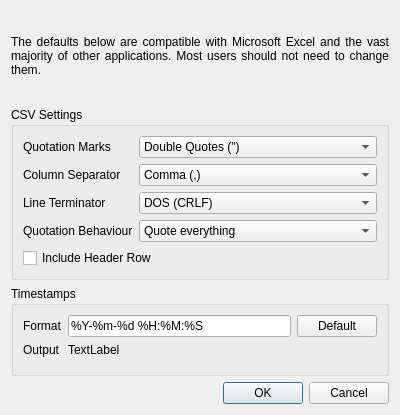
<?xml version="1.0" encoding="UTF-8"?>
<ui version="4.0">
 <class>ExportCsvDialog</class>
 <widget class="QDialog" name="ExportCsvDialog">
  <property name="geometry">
   <rect>
    <x>0</x>
    <y>0</y>
    <width>400</width>
    <height>415</height>
   </rect>
  </property>
  <property name="windowTitle">
   <string>CSV Export</string>
  </property>
  <layout class="QVBoxLayout" name="verticalLayout">
   <item>
    <widget class="QLabel" name="label_3">
     <property name="text">
      <string>The defaults below are compatible with Microsoft Excel and the vast majority of other applications. Most users should not need to change them.</string>
     </property>
     <property name="alignment">
      <set>Qt::AlignJustify|Qt::AlignVCenter</set>
     </property>
     <property name="wordWrap">
      <bool>true</bool>
     </property>
    </widget>
   </item>
   <item>
    <widget class="QGroupBox" name="csv_settings_group">
     <property name="title">
      <string>CSV Settings</string>
     </property>
     <layout class="QFormLayout" name="formLayout">
      <item row="0" column="0">
       <widget class="QLabel" name="quote_marks_label">
        <property name="text">
         <string>Quotation Marks</string>
        </property>
        <property name="buddy">
         <cstring>quote_marks_combo</cstring>
        </property>
       </widget>
      </item>
      <item row="0" column="1">
       <widget class="QComboBox" name="quote_marks_combo">
        <item>
         <property name="text">
          <string>Double Quotes (&quot;)</string>
         </property>
        </item>
        <item>
         <property name="text">
          <string>Single Quotes (')</string>
         </property>
        </item>
       </widget>
      </item>
      <item row="1" column="0">
       <widget class="QLabel" name="column_separator_label">
        <property name="text">
         <string>Column Separator</string>
        </property>
        <property name="buddy">
         <cstring>column_separator_combo</cstring>
        </property>
       </widget>
      </item>
      <item row="1" column="1">
       <widget class="QComboBox" name="column_separator_combo">
        <item>
         <property name="text">
          <string>Comma (,)</string>
         </property>
        </item>
        <item>
         <property name="text">
          <string>Semi-colon (;)</string>
         </property>
        </item>
        <item>
         <property name="text">
          <string>Space ( )</string>
         </property>
        </item>
        <item>
         <property name="text">
          <string>Tab</string>
         </property>
        </item>
       </widget>
      </item>
      <item row="2" column="0">
       <widget class="QLabel" name="line_terminator_label">
        <property name="text">
         <string>Line Terminator</string>
        </property>
        <property name="buddy">
         <cstring>line_terminator_combo</cstring>
        </property>
       </widget>
      </item>
      <item row="2" column="1">
       <widget class="QComboBox" name="line_terminator_combo">
        <item>
         <property name="text">
          <string>DOS (CRLF)</string>
         </property>
        </item>
        <item>
         <property name="text">
          <string>UNIX (LF)</string>
         </property>
        </item>
        <item>
         <property name="text">
          <string>MacOS (CR)</string>
         </property>
        </item>
       </widget>
      </item>
      <item row="3" column="0">
       <widget class="QLabel" name="quote_behaviour_label">
        <property name="text">
         <string>Quotation Behaviour</string>
        </property>
        <property name="buddy">
         <cstring>quote_behaviour_combo</cstring>
        </property>
       </widget>
      </item>
      <item row="3" column="1">
       <widget class="QComboBox" name="quote_behaviour_combo">
        <item>
         <property name="text">
          <string>Quote everything</string>
         </property>
        </item>
        <item>
         <property name="text">
          <string>Quote non-numeric values</string>
         </property>
        </item>
        <item>
         <property name="text">
          <string>Quote minimally</string>
         </property>
        </item>
        <item>
         <property name="text">
          <string>Quote nothing</string>
         </property>
        </item>
       </widget>
      </item>
      <item row="4" column="0" colspan="2">
       <widget class="QCheckBox" name="header_check">
        <property name="text">
         <string>Include Header Row</string>
        </property>
       </widget>
      </item>
     </layout>
    </widget>
   </item>
   <item>
    <widget class="QGroupBox" name="timestamps_group">
     <property name="title">
      <string>Timestamps</string>
     </property>
     <layout class="QFormLayout" name="formLayout_3">
      <property name="fieldGrowthPolicy">
       <enum>QFormLayout::AllNonFixedFieldsGrow</enum>
      </property>
      <item row="0" column="0">
       <widget class="QLabel" name="timestamp_format_label">
        <property name="text">
         <string>Format</string>
        </property>
        <property name="buddy">
         <cstring>timestamp_format_edit</cstring>
        </property>
       </widget>
      </item>
      <item row="2" column="0">
       <widget class="QLabel" name="timestamp_output_label">
        <property name="text">
         <string>Output</string>
        </property>
       </widget>
      </item>
      <item row="2" column="1">
       <widget class="QLabel" name="timestamp_example_label">
        <property name="text">
         <string>TextLabel</string>
        </property>
       </widget>
      </item>
      <item row="0" column="1">
       <layout class="QHBoxLayout" name="horizontalLayout">
        <item>
         <widget class="QLineEdit" name="timestamp_format_edit">
          <property name="text">
           <string>%Y-%m-%d %H:%M:%S</string>
          </property>
         </widget>
        </item>
        <item>
         <widget class="QPushButton" name="timestamp_default_button">
          <property name="text">
           <string>Default</string>
          </property>
         </widget>
        </item>
       </layout>
      </item>
     </layout>
    </widget>
   </item>
   <item>
    <widget class="QDialogButtonBox" name="button_box">
     <property name="orientation">
      <enum>Qt::Horizontal</enum>
     </property>
     <property name="standardButtons">
      <set>QDialogButtonBox::Cancel|QDialogButtonBox::Ok</set>
     </property>
    </widget>
   </item>
  </layout>
 </widget>
 <tabstops>
  <tabstop>quote_marks_combo</tabstop>
  <tabstop>column_separator_combo</tabstop>
  <tabstop>line_terminator_combo</tabstop>
  <tabstop>quote_behaviour_combo</tabstop>
  <tabstop>header_check</tabstop>
  <tabstop>timestamp_format_edit</tabstop>
  <tabstop>timestamp_default_button</tabstop>
  <tabstop>button_box</tabstop>
 </tabstops>
 <resources/>
 <connections>
  <connection>
   <sender>button_box</sender>
   <signal>accepted()</signal>
   <receiver>ExportCsvDialog</receiver>
   <slot>accept()</slot>
   <hints>
    <hint type="sourcelabel">
     <x>227</x>
     <y>358</y>
    </hint>
    <hint type="destinationlabel">
     <x>157</x>
     <y>274</y>
    </hint>
   </hints>
  </connection>
  <connection>
   <sender>button_box</sender>
   <signal>rejected()</signal>
   <receiver>ExportCsvDialog</receiver>
   <slot>reject()</slot>
   <hints>
    <hint type="sourcelabel">
     <x>295</x>
     <y>364</y>
    </hint>
    <hint type="destinationlabel">
     <x>286</x>
     <y>274</y>
    </hint>
   </hints>
  </connection>
 </connections>
</ui>
